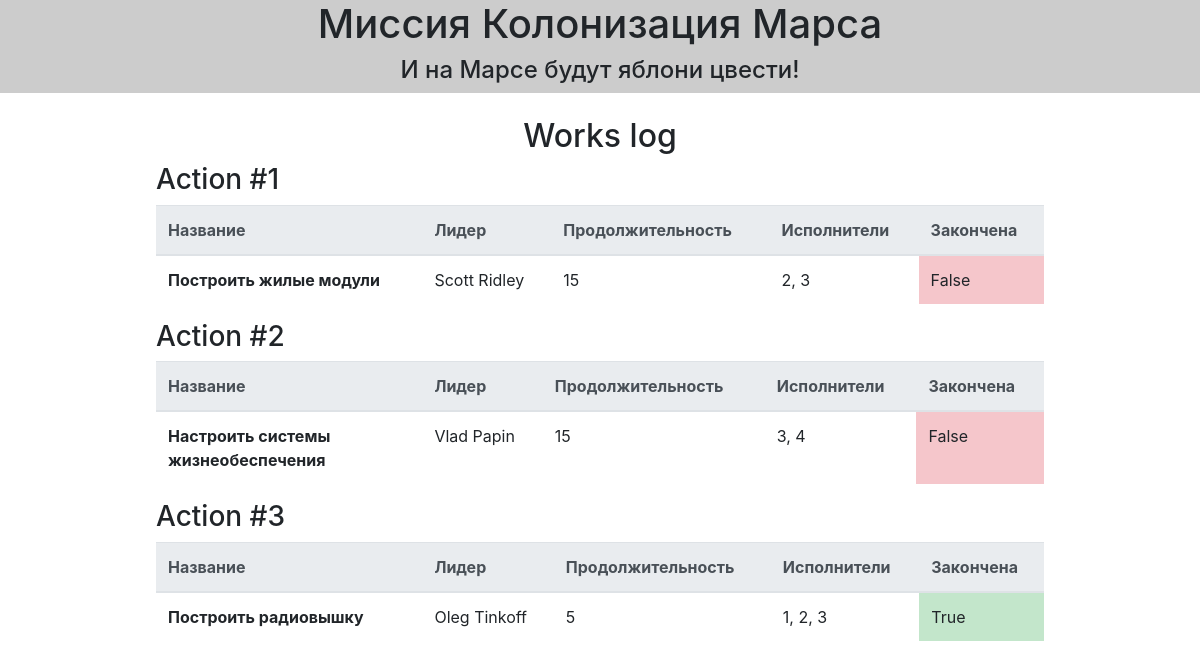
The page / on the database its author committed.
### data/jobs.py (models this page shows)
class Jobs(SqlAlchemyBase):
    __tablename__ = 'jobs'
    id = sqlalchemy.Column(sqlalchemy.Integer,
                           primary_key=True,
                           autoincrement=True)
    team_leader = sqlalchemy.Column(sqlalchemy.Integer,
                                    sqlalchemy.ForeignKey('users.id'))
    job = sqlalchemy.Column(sqlalchemy.String,
                            nullable=True)
    work_size = sqlalchemy.Column(sqlalchemy.Integer,
                                  nullable=True)
    collaborators = sqlalchemy.Column(sqlalchemy.String,
                                      nullable=True)
    start_date = sqlalchemy.Column(sqlalchemy.DateTime)
    end_date = sqlalchemy.Column(sqlalchemy.DateTime)
    is_finished = sqlalchemy.Column(sqlalchemy.Boolean)

### main.py (the view)
@app.route("/")
def index():
    session = db_session.create_session()
    jobs = session.query(Jobs).all()
    users = session.query(User).all()
    us = {}
    for u in users:
        us.update({u.id: u.surname + ' ' + u.name})
    return render_template("index.html", jobs=jobs, us=us)

### data/db_session.py (called while the page is built)
def create_session() -> Session:
    global __factory
    return __factory()

### templates/index.html
{% extends "base.html" %}
{% block css_enable %}
    <link rel="stylesheet" href="static/css/style.css">
{% endblock %}
{% block content %}
    <div class="title-line text-center">
        <h2>Works log</h2>
    </div>
    <div class="jobs">
        {% for job in jobs%}
            <div class="job-num">
                <h3>Action #{{ loop.index }}</h3>
            </div>
            <table class="table">
                <thead class="thead-light">
                    <tr>
                        <th scope="col" class="name">Название</th>
                        <th scope="col">Лидер</th>
                        <th scope="col">Продолжительность</th>
                        <th scope="col">Исполнители</th>
                        <th scope="col">Закончена</th>
                    </tr>
                </thead>
                <tbody>
                    <tr>
                        <th>{{ job.job }}</th>
                        <td>{{ us[job.team_leader] }}</td>
                        <td>{{ job.work_size }}</td>
                        <td>{{ job.collaborators }}</td>
                        <td {% if job.is_finished %} class="table-success" {% else %} class="table-danger" {% endif %}>{{ job.is_finished }}</td>
                    </tr>
                </tbody>
            </table>
        {% endfor %}
    </div>
{% endblock %}

### templates/base.html (shortened to what this page needs)
<!DOCTYPE html>
<html lang="en">
<head>
    <link rel="stylesheet"
    href="https://stackpath.bootstrapcdn.com/bootstrap/4.4.1/css/bootstrap.min.css"
>
    {% block css_enable %}{% endblock %}
</head>
<body>
    <header>
        <div class="box d-flex justify-content-center" style="background-color: #cccccc;">
            <div class="title" style="text-align: center;">
                <h1>Миссия Колонизация Марса</h1>
                <h4>И на Марсе будут яблони цвести!</h4>
            </div>
        </div>
    </header>
    <br>
    <main role="main" class="container">
        {% block content %}{% endblock %}
    </main>
</body>
</html>

### static/css/style.css (style rules this page uses)
.jobs { position: relative; width: 80%; left: 10%; }
.name { width: 30%; }

### rows shown on the page
Jobs: job "Построить жилые модули", team_leader "Scott Ridley", work_size "15", collaborators "2, 3", is_finished "False"
Jobs: job "Настроить системы жизнеобеспечения", team_leader "Vlad Papin", work_size "15", collaborators "3, 4", is_finished "False"
Jobs: job "Построить радиовышку", team_leader "Oleg Tinkoff", work_size "5", collaborators "1, 2, 3", is_finished "True"
